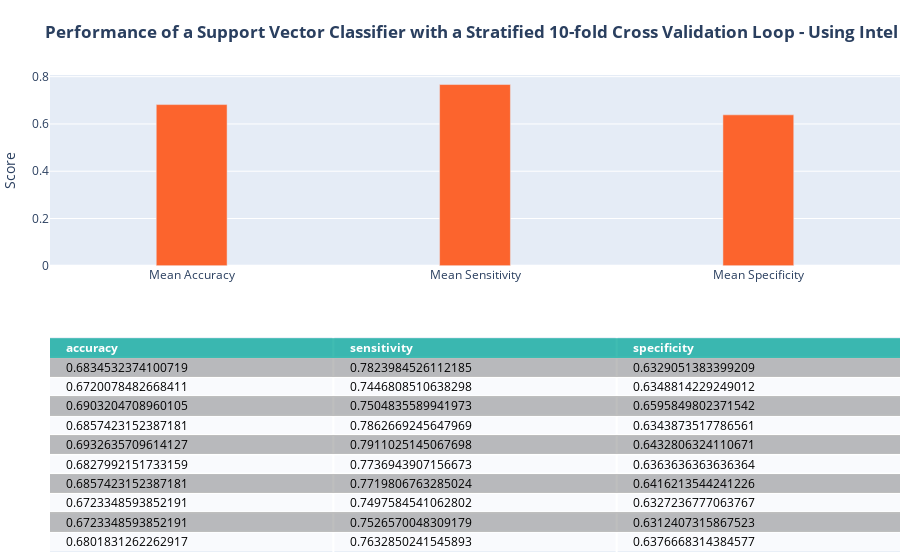

Notebook cell for this chart:
### Markdown cell above
#### SVM

### Code cell
cellTitle = '<b>Performance of a Support Vector Classifier with a Stratified 10-fold Cross Validation Loop - Using Intel Extension for ScitKit-Learn for speed</b>'
from sklearnex import patch_sklearn
patch_sklearn()

from sklearn.svm import SVC

svmScore = []
svm_clf = SVC(kernel='rbf', gamma='auto')
for train,test in skf.split(X_mat,y):
    svm_clf.fit(X_mat[train],y.values.ravel()[train])
    y_hat = svm_clf.predict(X_mat[test])
    
    cm = confusion_matrix(y.loc[test],y_hat, labels=[1,0])
    svmScore.append({'accuracy':(cm[0,0]+cm[1,1])/sum(cm.ravel()),
                'sensitivity':cm[0,0]/(cm[0,0]+cm[0,1]),
                'specificity':cm[1,1]/(cm[1,1]+cm[1,0])})
svmScore = pd.DataFrame(svmScore)
svmFig = plotMetrics(nbScore, cellTitle)
svmFig.show()

### Figure 1 — Plotly figure (JSON) as saved in the notebook; plotly's stock layout.template omitted (floating-point values rounded to 4 significant figures)
{"data": [{"colorscale": [[0, "#00A699"], [0.5, "#a9a9a9"], [1, "#ffffff"]], "hoverinfo": "none", "opacity": 0.75, "showscale": false, "type": "heatmap", "z": [[0, 0, 0], [0.5, 0.5, 0.5], [1, 1, 1], [0.5, 0.5, 0.5], [1, 1, 1], [0.5, 0.5, 0.5], [1, 1, 1], [0.5, 0.5, 0.5], [1, 1, 1], [0.5, 0.5, 0.5], [1, 1, 1]]}, {"marker": {"color": "#FC642D"}, "type": "bar", "width": 0.25, "x": ["Mean Accuracy", "Mean Sensitivity", "Mean Specificity"], "xaxis": "x2", "y": [0.6818, 0.7666, 0.6385], "yaxis": "y2"}], "layout": {"annotations": [{"align": "left", "font": {"color": "#ffffff"}, "showarrow": false, "text": "<b>accuracy</b>", "x": -0.45, "xanchor": "left", "xref": "x", "y": 0, "yref": "y"}, {"align": "left", "font": {"color": "#ffffff"}, "showarrow": false, "text": "<b>sensitivity</b>", "x": 0.55, "xanchor": "left", "xref": "x", "y": 0, "yref": "y"}, {"align": "left", "font": {"color": "#ffffff"}, "showarrow": false, "text": "<b>specificity</b>", "x": 1.55, "xanchor": "left", "xref": "x", "y": 0, "yref": "y"}, {"align": "left", "font": {"color": "#000000"}, "showarrow": false, "text": "0.6834532374100719", "x": -0.45, "xanchor": "left", "xref": "x", "y": 1, "yref": "y"}, {"align": "left", "font": {"color": "#000000"}, "showarrow": false, "text": "0.7823984526112185", "x": 0.55, "xanchor": "left", "xref": "x", "y": 1, "yref": "y"}, {"align": "left", "font": {"color": "#000000"}, "showarrow": false, "text": "0.6329051383399209", "x": 1.55, "xanchor": "left", "xref": "x", "y": 1, "yref": "y"}, {"align": "left", "font": {"color": "#000000"}, "showarrow": false, "text": "0.6720078482668411", "x": -0.45, "xanchor": "left", "xref": "x", "y": 2, "yref": "y"}, {"align": "left", "font": {"color": "#000000"}, "showarrow": false, "text": "0.7446808510638298", "x": 0.55, "xanchor": "left", "xref": "x", "y": 2, "yref": "y"}, {"align": "left", "font": {"color": "#000000"}, "showarrow": false, "text": "0.6348814229249012", "x": 1.55, "xanchor": "left", "xref": "x", "y": 2, "yref": "y"}, {"align": "left", "font": {"color": "#000000"}, "showarrow": false, "text": "0.6903204708960105", "x": -0.45, "xanchor": "left", "xref": "x", "y": 3, "yref": "y"}, {"align": "left", "font": {"color": "#000000"}, "showarrow": false, "text": "0.7504835589941973", "x": 0.55, "xanchor": "left", "xref": "x", "y": 3, "yref": "y"}, {"align": "left", "font": {"color": "#000000"}, "showarrow": false, "text": "0.6595849802371542", "x": 1.55, "xanchor": "left", "xref": "x", "y": 3, "yref": "y"}, {"align": "left", "font": {"color": "#000000"}, "showarrow": false, "text": "0.6857423152387181", "x": -0.45, "xanchor": "left", "xref": "x", "y": 4, "yref": "y"}, {"align": "left", "font": {"color": "#000000"}, "showarrow": false, "text": "0.7862669245647969", "x": 0.55, "xanchor": "left", "xref": "x", "y": 4, "yref": "y"}, {"align": "left", "font": {"color": "#000000"}, "showarrow": false, "text": "0.6343873517786561", "x": 1.55, "xanchor": "left", "xref": "x", "y": 4, "yref": "y"}, {"align": "left", "font": {"color": "#000000"}, "showarrow": false, "text": "0.6932635709614127", "x": -0.45, "xanchor": "left", "xref": "x", "y": 5, "yref": "y"}, {"align": "left", "font": {"color": "#000000"}, "showarrow": false, "text": "0.7911025145067698", "x": 0.55, "xanchor": "left", "xref": "x", "y": 5, "yref": "y"}, {"align": "left", "font": {"color": "#000000"}, "showarrow": false, "text": "0.6432806324110671", "x": 1.55, "xanchor": "left", "xref": "x", "y": 5, "yref": "y"}, {"align": "left", "font": {"color": "#000000"}, "showarrow": false, "text": "0.6827992151733159", "x": -0.45, "xanchor": "left", "xref": "x", "y": 6, "yref": "y"}, {"align": "left", "font": {"color": "#000000"}, "showarrow": false, "text": "0.7736943907156673", "x": 0.55, "xanchor": "left", "xref": "x", "y": 6, "yref": "y"}, {"align": "left", "font": {"color": "#000000"}, "showarrow": false, "text": "0.6363636363636364", "x": 1.55, "xanchor": "left", "xref": "x", "y": 6, "yref": "y"}, {"align": "left", "font": {"color": "#000000"}, "showarrow": false, "text": "0.6857423152387181", "x": -0.45, "xanchor": "left", "xref": "x", "y": 7, "yref": "y"}, {"align": "left", "font": {"color": "#000000"}, "showarrow": false, "text": "0.7719806763285024", "x": 0.55, "xanchor": "left", "xref": "x", "y": 7, "yref": "y"}, {"align": "left", "font": {"color": "#000000"}, "showarrow": false, "text": "0.6416213544241226", "x": 1.55, "xanchor": "left", "xref": "x", "y": 7, "yref": "y"}, {"align": "left", "font": {"color": "#000000"}, "showarrow": false, "text": "0.6723348593852191", "x": -0.45, "xanchor": "left", "xref": "x", "y": 8, "yref": "y"}, {"align": "left", "font": {"color": "#000000"}, "showarrow": false, "text": "0.7497584541062802", "x": 0.55, "xanchor": "left", "xref": "x", "y": 8, "yref": "y"}, {"align": "left", "font": {"color": "#000000"}, "showarrow": false, "text": "0.6327236777063767", "x": 1.55, "xanchor": "left", "xref": "x", "y": 8, "yref": "y"}, {"align": "left", "font": {"color": "#000000"}, "showarrow": false, "text": "0.6723348593852191", "x": -0.45, "xanchor": "left", "xref": "x", "y": 9, "yref": "y"}, {"align": "left", "font": {"color": "#000000"}, "showarrow": false, "text": "0.7526570048309179", "x": 0.55, "xanchor": "left", "xref": "x", "y": 9, "yref": "y"}, {"align": "left", "font": {"color": "#000000"}, "showarrow": false, "text": "0.6312407315867523", "x": 1.55, "xanchor": "left", "xref": "x", "y": 9, "yref": "y"}, {"align": "left", "font": {"color": "#000000"}, "showarrow": false, "text": "0.6801831262262917", "x": -0.45, "xanchor": "left", "xref": "x", "y": 10, "yref": "y"}, {"align": "left", "font": {"color": "#000000"}, "showarrow": false, "text": "0.7632850241545893", "x": 0.55, "xanchor": "left", "xref": "x", "y": 10, "yref": "y"}, {"align": "left", "font": {"color": "#000000"}, "showarrow": false, "text": "0.6376668314384577", "x": 1.55, "xanchor": "left", "xref": "x", "y": 10, "yref": "y"}], "autosize": true, "margin": {"b": 0, "l": 50, "r": 0, "t": 75}, "title": {"text": "<b>Performance of a Support Vector Classifier with a Stratified 10-fold Cross Validation Loop - Using Intel Extension for ScitKit-Learn for speed</b>"}, "xaxis": {"autorange": true, "dtick": 1, "gridwidth": 2, "range": [-0.5, 2.5], "showticklabels": false, "tick0": -0.5, "ticks": "", "zeroline": false}, "xaxis2": {"anchor": "y2", "autorange": true, "range": [-0.5, 2.5], "type": "category"}, "yaxis": {"autorange": true, "domain": [0, 0.45], "dtick": 1, "gridwidth": 2, "range": [10.5, -0.5], "showticklabels": false, "tick0": 0.5, "ticks": "", "zeroline": false}, "yaxis2": {"anchor": "x2", "autorange": true, "domain": [0.6, 1], "range": [0, 0.807], "title": {"text": "Score"}, "type": "linear"}}}
